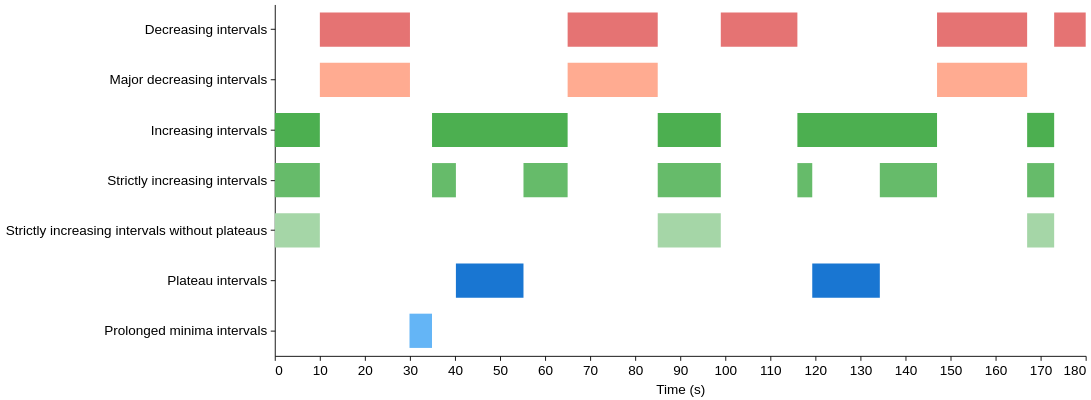

The cell this chart's notebook holds for it:
### Markdown cell above
## Step 1 — Stimulus interval types

### Code cell
stimulus_intervals_chart = plot_stimulus_intervals(
    stimulus_133,
    interval_order=None,
    interval_labels=None,
    interval_colors=None,
    width=900,
    height=390,
    bar_size=38,
    title=None,
)
style_figure(stimulus_intervals_chart)

### Figure 1 — Vega-Lite specification as saved in the notebook (floating-point values rounded to 4 significant figures)
{"config": {"view": {"continuousWidth": 300, "continuousHeight": 300, "stroke": null}, "axis": {"domainColor": "black", "domainWidth": 1, "grid": false, "labelColor": "black", "labelFont": "Arial", "labelFontSize": 15, "labelPadding": 4, "tickColor": "black", "tickSize": 5, "titleColor": "black", "titleFont": "Arial", "titleFontSize": 15, "titleFontWeight": "normal", "titlePadding": 6}, "background": "white", "font": "Arial", "header": {"labelFont": "Arial", "labelFontSize": 18, "labelFontWeight": "bold", "titleFont": "Arial", "titleFontSize": 18}, "legend": {"labelFont": "Arial", "labelFontSize": 14, "titleFont": "Arial", "titleFontSize": 14, "titleFontWeight": "normal"}, "title": {"anchor": "middle", "color": "black", "font": "Arial", "fontSize": 18, "fontWeight": "bold", "offset": 8}}, "data": {"values": [{"interval_type": "decreasing_intervals", "interval_label": "Decreasing intervals", "start_s": 10.0, "end_s": 30.0}, {"interval_type": "decreasing_intervals", "interval_label": "Decreasing intervals", "start_s": 65.0, "end_s": 85.0}, {"interval_type": "decreasing_intervals", "interval_label": "Decreasing intervals", "start_s": 99.0, "end_s": 116.0}, {"interval_type": "decreasing_intervals", "interval_label": "Decreasing intervals", "start_s": 147.0, "end_s": 167.0}, {"interval_type": "decreasing_intervals", "interval_label": "Decreasing intervals", "start_s": 173.0, "end_s": 180.0}, {"interval_type": "major_decreasing_intervals", "interval_label": "Major decreasing intervals", "start_s": 10.0, "end_s": 30.0}, {"interval_type": "major_decreasing_intervals", "interval_label": "Major decreasing intervals", "start_s": 65.0, "end_s": 85.0}, {"interval_type": "major_decreasing_intervals", "interval_label": "Major decreasing intervals", "start_s": 147.0, "end_s": 167.0}, {"interval_type": "increasing_intervals", "interval_label": "Increasing intervals", "start_s": 0.0, "end_s": 10.0}, {"interval_type": "increasing_intervals", "interval_label": "Increasing intervals", "start_s": 34.9, "end_s": 65.0}, {"interval_type": "increasing_intervals", "interval_label": "Increasing intervals", "start_s": 85.0, "end_s": 99.0}, {"interval_type": "increasing_intervals", "interval_label": "Increasing intervals", "start_s": 116.0, "end_s": 147.0}, {"interval_type": "increasing_intervals", "interval_label": "Increasing intervals", "start_s": 167.0, "end_s": 173.0}, {"interval_type": "strictly_increasing_intervals", "interval_label": "Strictly increasing intervals", "start_s": 0.0, "end_s": 10.0}, {"interval_type": "strictly_increasing_intervals", "interval_label": "Strictly increasing intervals", "start_s": 34.9, "end_s": 40.2}, {"interval_type": "strictly_increasing_intervals", "interval_label": "Strictly increasing intervals", "start_s": 55.2, "end_s": 65.0}, {"interval_type": "strictly_increasing_intervals", "interval_label": "Strictly increasing intervals", "start_s": 85.0, "end_s": 99.0}, {"interval_type": "strictly_increasing_intervals", "interval_label": "Strictly increasing intervals", "start_s": 116.0, "end_s": 119.3}, {"interval_type": "strictly_increasing_intervals", "interval_label": "Strictly increasing intervals", "start_s": 134.3, "end_s": 147.0}, {"interval_type": "strictly_increasing_intervals", "interval_label": "Strictly increasing intervals", "start_s": 167.0, "end_s": 173.0}, {"interval_type": "strictly_increasing_intervals_without_plateaus", "interval_label": "Strictly increasing intervals without plateaus", "start_s": 0.0, "end_s": 10.0}, {"interval_type": "strictly_increasing_intervals_without_plateaus", "interval_label": "Strictly increasing intervals without plateaus", "start_s": 85.0, "end_s": 99.0}, {"interval_type": "strictly_increasing_intervals_without_plateaus", "interval_label": "Strictly increasing intervals without plateaus", "start_s": 167.0, "end_s": 173.0}, {"interval_type": "plateau_intervals", "interval_label": "Plateau intervals", "start_s": 40.2, "end_s": 55.2}, {"interval_type": "plateau_intervals", "interval_label": "Plateau intervals", "start_s": 119.3, "end_s": 134.3}, {"interval_type": "prolonged_minima_intervals", "interval_label": "Prolonged minima intervals", "start_s": 29.9, "end_s": 34.9}]}, "mark": {"type": "bar", "size": 38}, "encoding": {"color": {"field": "interval_type", "legend": null, "scale": {"domain": ["decreasing_intervals", "major_decreasing_intervals", "increasing_intervals", "strictly_increasing_intervals", "strictly_increasing_intervals_without_plateaus", "plateau_intervals", "prolonged_minima_intervals"], "range": ["#e57373", "#ffab91", "#4caf50", "#66bb6a", "#a5d6a7", "#1976d2", "#64b5f6"]}, "type": "nominal"}, "tooltip": [{"field": "interval_label", "title": "Interval type", "type": "nominal"}, {"field": "start_s", "format": ".1f", "title": "Start (s)", "type": "quantitative"}, {"field": "end_s", "format": ".1f", "title": "End (s)", "type": "quantitative"}], "x": {"field": "start_s", "scale": {"domain": [0, 180.0], "nice": false}, "title": "Time (s)", "type": "quantitative"}, "x2": {"field": "end_s"}, "y": {"axis": {"labelLimit": 360}, "field": "interval_label", "sort": ["Decreasing intervals", "Major decreasing intervals", "Increasing intervals", "Strictly increasing intervals", "Strictly increasing intervals without plateaus", "Plateau intervals", "Prolonged minima intervals"], "title": null, "type": "nominal"}}, "height": 390, "width": 900, "$schema": "https://vega.github.io/schema/vega-lite/v6.4.1.json"}
